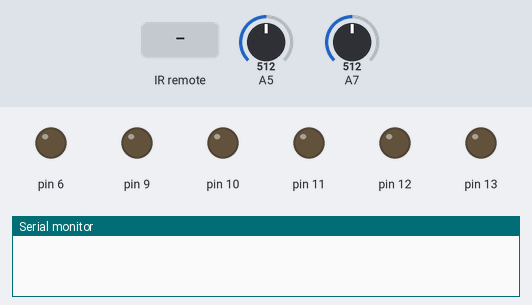
Bench run of a sketch on a simulated Arduino Nano, built with avr-gcc and run on an emulated ATmega328P. Parts: output pins drawn as LEDs (lit = HIGH), the last lines printed to the serial monitor. Dashed ring = blinking. The test bench sets the inputs (shaded band); at power-on: A5 = 512, A7 = 512.

Above: at 1.2 s.
1.3 s: infrared code 0x55550C received
At 2.3 s:
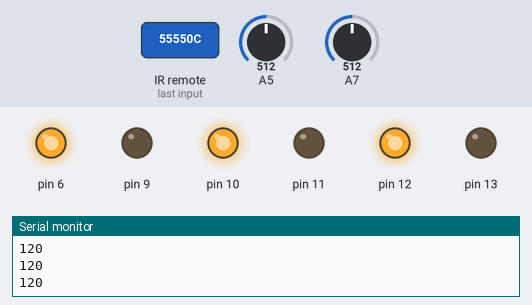
2.8 s: A5 set to 590
4.3 s: A5 set to 612
At 4.5 s:
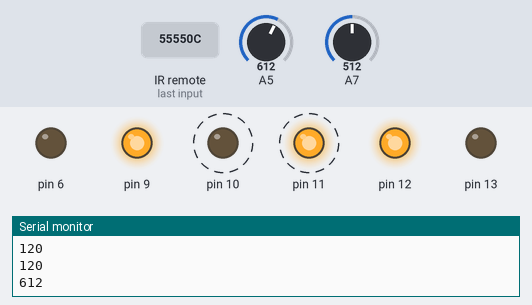
7.3 s: A5 set to 511
At 8.4 s:
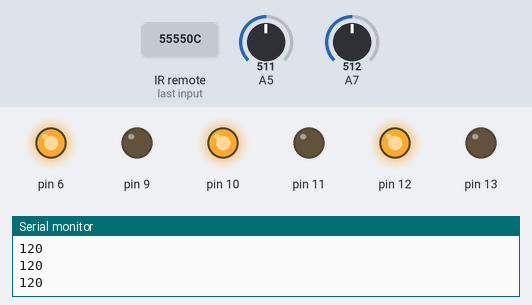
8.8 s: A7 set to 134
10.3 s: A7 set to 115
At 11.5 s:
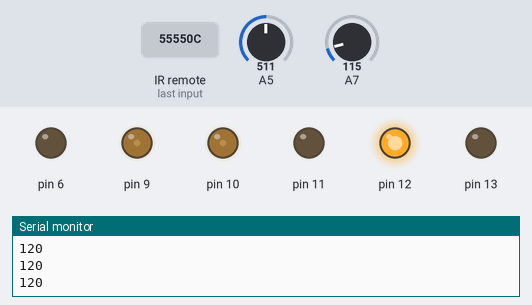
Timing chart, 0 to 12.8 s (numbered marks = the images above; inputs shaded):
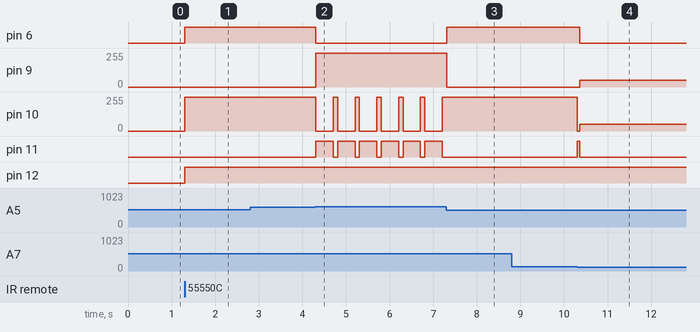

Measured:
- the behaviour switches between 599 and 600 on A5 (found by bisection; images 1 and 2)
- the behaviour switches between 121 and 120 on A7 (found by bisection; images 3 and 4)
- after the input at 1.3 s, pin 6, pin 12: LOW → HIGH at once; pin 10: 0/255 → 255/255 at once
- after the input at 4.3 s, pin 6: HIGH → LOW at once; pin 9: 0/255 → 255/255 at once; pin 10: alternates 255/255 for 0.10 s and 0/255 for 0.40 s, starting at once; pin 11: alternates HIGH for 0.40 s and LOW for 0.10 s, starting at once
- after the input at 7.3 s, pin 6: LOW → HIGH at once; pin 9: 255/255 → 0/255 at once; pin 10: stops changing and stays 255/255; pin 11: stops changing and stays LOW
- after the input at 10.3 s, pin 6: HIGH → LOW after 0.07 s; pin 9: 0/255 → 50/255 after 0.07 s; pin 10: 255/255 → 0/255 at once, → 50/255 0.06 s later; pin 11: LOW → HIGH at once, → LOW 0.06 s later

The sketch:

minisumo.ino
```cpp
/*
  Simple example for receiving

  https://github.com/sui77/rc-switch/
*/

#include <RCSwitch.h>

RCSwitch mySwitch = RCSwitch();
bool wrog = false;
int distance = 120;
int surface;
bool checked = false;
double sensitivity = 0.04;
void setup() {
  pinMode(13,OUTPUT);
  pinMode(12,OUTPUT);
  pinMode(11,OUTPUT);
  pinMode(10,OUTPUT);
  pinMode(9,OUTPUT);
  pinMode(6,OUTPUT);
  pinMode(A7,INPUT);
  pinMode(A5,INPUT);
  digitalWrite(13,LOW);
  Serial.begin(9600);
  mySwitch.enableReceive(0);  // Receiver on interrupt 0 => that is pin #2

}

void loop() {

  if (mySwitch.available()) {

    if(mySwitch.getReceivedValue()==5592512){


      digitalWrite(12,LOW);
      digitalWrite(10,LOW);
      digitalWrite(11,LOW);
      digitalWrite(6,LOW);
      digitalWrite(9,LOW);
      checked = false;
    }


    if(mySwitch.getReceivedValue()==5592332){
     if(analogRead(A5) < 600){
      digitalWrite(12,HIGH);
      if(analogRead(A7) > distance){
        //distance += 3;
        Serial.println(distance);

          digitalWrite(10,HIGH);
          digitalWrite(11,LOW);
          digitalWrite(6,HIGH);
          digitalWrite(9,LOW);
          delay(10);
          wrog = true;
         }

      else{
        if(wrog == false){
      analogWrite(10,50);
      digitalWrite(11,LOW);
      analogWrite(9,50);
      digitalWrite(6,LOW);
      }
      if(wrog == true){
      digitalWrite(11,HIGH);
      digitalWrite(10,LOW);
      digitalWrite(6,HIGH);
      digitalWrite(9,LOW);
      delay(60);
      wrog = false;
    }
      }
     }

     else{
      Serial.println(analogRead(A5));
       digitalWrite(11,HIGH);
          digitalWrite(10,LOW);
          digitalWrite(9,HIGH);
          digitalWrite(6,LOW);
          delay(400);

      digitalWrite(10,HIGH);
      digitalWrite(11,LOW);
      digitalWrite(9,HIGH);
      digitalWrite(6,LOW);
      delay(100);

      }

  }


  }
  }
```
